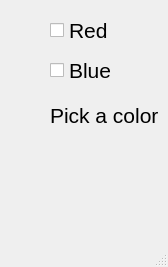
<?xml version="1.0" encoding="UTF-8"?>
<ui version="4.0">
 <class>MainWindow</class>
 <widget class="QMainWindow" name="MainWindow">
  <property name="geometry">
   <rect>
    <x>0</x>
    <y>0</y>
    <width>168</width>
    <height>267</height>
   </rect>
  </property>
  <property name="windowTitle">
   <string>MainWindow</string>
  </property>
  <widget class="QWidget" name="centralwidget">
   <widget class="QCheckBox" name="red_checkBox">
    <property name="geometry">
     <rect>
      <x>50</x>
      <y>20</y>
      <width>85</width>
      <height>20</height>
     </rect>
    </property>
    <property name="font">
     <font>
      <pointsize>16</pointsize>
     </font>
    </property>
    <property name="text">
     <string>Red</string>
    </property>
   </widget>
   <widget class="QCheckBox" name="blue_checkBox">
    <property name="geometry">
     <rect>
      <x>50</x>
      <y>60</y>
      <width>85</width>
      <height>20</height>
     </rect>
    </property>
    <property name="font">
     <font>
      <pointsize>16</pointsize>
     </font>
    </property>
    <property name="text">
     <string>Blue</string>
    </property>
   </widget>
   <widget class="QLabel" name="label">
    <property name="geometry">
     <rect>
      <x>50</x>
      <y>90</y>
      <width>111</width>
      <height>51</height>
     </rect>
    </property>
    <property name="font">
     <font>
      <pointsize>16</pointsize>
     </font>
    </property>
    <property name="text">
     <string>Pick a color</string>
    </property>
   </widget>
  </widget>
  <widget class="QMenuBar" name="menubar">
   <property name="geometry">
    <rect>
     <x>0</x>
     <y>0</y>
     <width>168</width>
     <height>30</height>
    </rect>
   </property>
  </widget>
  <widget class="QStatusBar" name="statusbar"/>
 </widget>
 <resources/>
 <connections/>
</ui>
